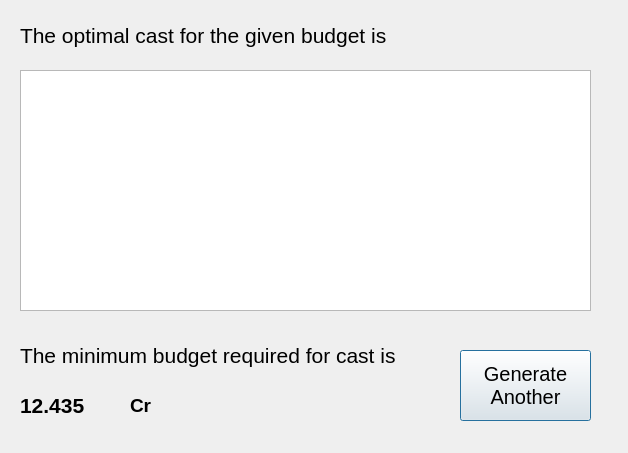
<?xml version="1.0" encoding="UTF-8"?>
<ui version="4.0">
 <class>Dialog</class>
 <widget class="QDialog" name="Dialog">
  <property name="geometry">
   <rect>
    <x>0</x>
    <y>0</y>
    <width>628</width>
    <height>453</height>
   </rect>
  </property>
  <property name="font">
   <font>
    <pointsize>15</pointsize>
   </font>
  </property>
  <property name="windowTitle">
   <string>Dialog</string>
  </property>
  <widget class="QListWidget" name="actorList">
   <property name="geometry">
    <rect>
     <x>20</x>
     <y>70</y>
     <width>571</width>
     <height>241</height>
    </rect>
   </property>
   <property name="font">
    <font>
     <pointsize>15</pointsize>
    </font>
   </property>
  </widget>
  <widget class="QLabel" name="label">
   <property name="geometry">
    <rect>
     <x>20</x>
     <y>20</y>
     <width>391</width>
     <height>31</height>
    </rect>
   </property>
   <property name="font">
    <font>
     <pointsize>16</pointsize>
    </font>
   </property>
   <property name="text">
    <string>The optimal cast for the given budget is</string>
   </property>
  </widget>
  <widget class="QLabel" name="label_2">
   <property name="geometry">
    <rect>
     <x>20</x>
     <y>340</y>
     <width>391</width>
     <height>31</height>
    </rect>
   </property>
   <property name="font">
    <font>
     <pointsize>16</pointsize>
    </font>
   </property>
   <property name="text">
    <string>The minimum budget required for cast is</string>
   </property>
  </widget>
  <widget class="QLabel" name="finalBudget">
   <property name="geometry">
    <rect>
     <x>20</x>
     <y>390</y>
     <width>91</width>
     <height>31</height>
    </rect>
   </property>
   <property name="font">
    <font>
     <pointsize>16</pointsize>
     <weight>75</weight>
     <bold>true</bold>
    </font>
   </property>
   <property name="text">
    <string>12.435</string>
   </property>
  </widget>
  <widget class="QLabel" name="finalBudget_2">
   <property name="geometry">
    <rect>
     <x>130</x>
     <y>390</y>
     <width>61</width>
     <height>31</height>
    </rect>
   </property>
   <property name="font">
    <font>
     <pointsize>14</pointsize>
     <weight>75</weight>
     <bold>true</bold>
    </font>
   </property>
   <property name="text">
    <string>Cr</string>
   </property>
  </widget>
  <widget class="QPushButton" name="refreshResult">
   <property name="geometry">
    <rect>
     <x>460</x>
     <y>350</y>
     <width>131</width>
     <height>71</height>
    </rect>
   </property>
   <property name="text">
    <string>Generate
Another</string>
   </property>
  </widget>
 </widget>
 <resources/>
 <connections/>
</ui>
